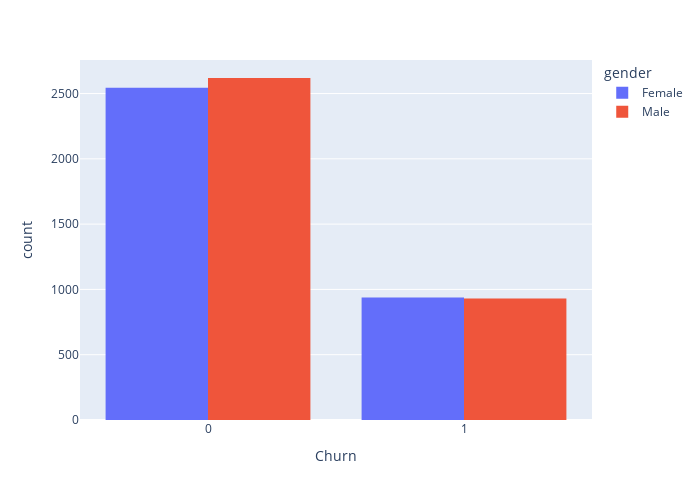

The code cell stored with this chart in its notebook:
### Code cell
temp=px.histogram(df, x="Churn", color="gender", barmode='group')
temp.update_layout(height=500, width=700)
temp.show()

### Figure 1 — Plotly figure (JSON) as saved in the notebook; plotly's stock layout.template omitted (floating-point values rounded to 4 significant figures; data arrays with more than 128 entries replaced by an {"elided": "..."} marker saying what was removed)
{"data": [{"alignmentgroup": "True", "bingroup": "x", "hovertemplate": "gender=Female<br>Churn=%{x}<br>count=%{y}<extra></extra>", "legendgroup": "Female", "marker": {"color": "#636efa", "pattern": {"shape": ""}}, "name": "Female", "offsetgroup": "Female", "orientation": "v", "showlegend": true, "type": "histogram", "x": {"elided": "3483 int values"}, "xaxis": "x", "yaxis": "y"}, {"alignmentgroup": "True", "bingroup": "x", "hovertemplate": "gender=Male<br>Churn=%{x}<br>count=%{y}<extra></extra>", "legendgroup": "Male", "marker": {"color": "#EF553B", "pattern": {"shape": ""}}, "name": "Male", "offsetgroup": "Male", "orientation": "v", "showlegend": true, "type": "histogram", "x": {"elided": "3549 int values"}, "xaxis": "x", "yaxis": "y"}], "layout": {"barmode": "group", "height": 500, "legend": {"title": {"text": "gender"}, "tracegroupgap": 0}, "margin": {"t": 60}, "width": 700, "xaxis": {"anchor": "y", "autorange": true, "domain": [0, 1], "range": [-0.5, 1.5], "title": {"text": "Churn"}, "type": "linear"}, "yaxis": {"anchor": "x", "autorange": true, "domain": [0, 1], "range": [0, 2757.0], "title": {"text": "count"}}}}
